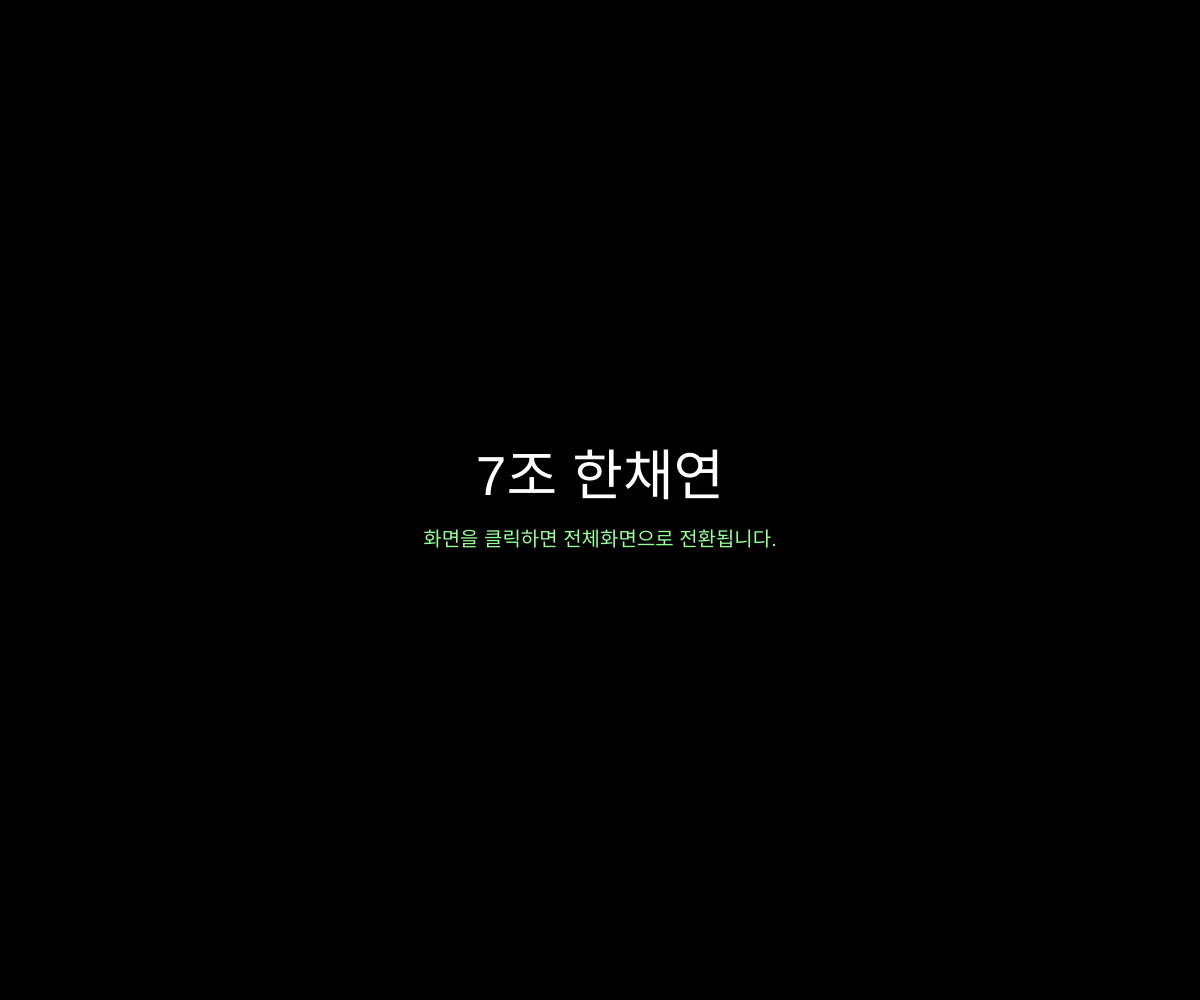
Frame 1 (no input)
Frame 60 (no input): identical to frame 1, image omitted
Frame 120 (the mouse pressed at the canvas centre since frame 60): identical to frame 1, image omitted

The p5.js sketch that drew this single still picture (run headless with seeded random() and noise() and a simulated clock; from frame 60 on, the mouse is pressed at the canvas centre):

// p5.js sketch
// ── sketch.js
// FULLSCREEN STYLE
// =====================================
let style = document.createElement('style');
style.innerHTML = `
html, body {
  margin: 0;
  padding: 0;
  overflow: hidden;
  background: rgb(18, 40, 18);
}
canvas {
  display: block;
}
`;
document.head.appendChild(style);

// =====================================
// VARIABLES
// =====================================
let tile = 40;
let cols;
let rows;
let maze = [];
let wallData = [];
let player;
let exitCell;
let state = "intro";
let bloodDrops = [];
let fairyAngle = 0;

// 웅덩이 함정(보이지 않음) 관련 변수
let puddles = [];
let minigameData = {};

// =====================================
// SETUP
// =====================================
function setup() {
  createCanvas(windowWidth, windowHeight);
  initGame();
  setTimeout(() => {
    state = "game";
  }, 2200);
}

// =====================================
// INIT GAME
// =====================================
function initGame() {
  cols = floor(width / tile);
  rows = floor(height / tile);

  if (cols % 2 === 0) cols--;
  if (rows % 2 === 0) rows--;

  maze = [];
  wallData = [];

  for (let y = 0; y < rows; y++) {
    maze[y] = [];
    wallData[y] = [];
    for (let x = 0; x < cols; x++) {
      maze[y][x] = 1;
      wallData[y][x] = createWallData();
    }
  }

  carve(1, 1);
  maze[1][1] = 0;

  exitCell = null;
  for (let x = cols - 2; x > 1; x--) {
    if (maze[rows - 2][x] === 0) {
      exitCell = { x: x, y: rows - 2 };
      break;
    }
  }

  if (!exitCell) {
    maze[rows - 2][cols - 2] = 0;
    maze[rows - 2][cols - 3] = 0;
    exitCell = { x: cols - 2, y: rows - 2 };
  }

  player = {
    x: tile + tile / 2,
    y: tile + tile / 2
  };

  bloodDrops = [];
  
  generatePuddles();
}

// =====================================
// GENERATE PUDDLES (웅덩이 생성)
// =====================================
function generatePuddles() {
  puddles = [];
  let emptyCells = [];
  
  for (let y = 1; y < rows - 1; y++) {
    for (let x = 1; x < cols - 1; x++) {
      if (maze[y][x] === 0) {
        // 플레이어 시작 위치와 출구 근처에는 함정을 생성하지 않음
        if (dist(x, y, 1, 1) > 3 && dist(x, y, exitCell.x, exitCell.y) > 3) {
          emptyCells.push({ x: x, y: y });
        }
      }
    }
  }
  
  shuffle(emptyCells, true);
  let numPuddles = min(15, emptyCells.length); 
  
  for (let i = 0; i < numPuddles; i++) {
    puddles.push(emptyCells[i]);
  }
}

// =====================================
// WALL DATA
// =====================================
function createWallData() {
  let vines = [];
  let thorns = [];

  for (let i = 0; i < 2; i++) {
    vines.push({
      sx: random(3, tile - 3),
      c1x: random(-3, 3),
      c2x: random(-3, 3)
    });
  }

  for (let i = 0; i < 3; i++) {
    thorns.push({
      bx: random(4, tile - 4),
      by: random(4, tile - 4),
      w: random(3, 6),
      h: random(4, 7)
    });
  }

  return { vines: vines, thorns: thorns };
}

// =====================================
// DRAW
// =====================================
function draw() {
  if (state === "intro") {
    background(0);
    fill(255);
    textAlign(CENTER, CENTER);
    textSize(55);
    text("7조 한채연", width / 2, height / 2 - 20);
    textSize(20);
    fill(150, 255, 150);
    text("화면을 클릭하면 전체화면으로 전환됩니다.", width / 2, height / 2 + 40);
    return;
  }

  if (state === "gameover") {
    background(30, 0, 0);
    fill(130, 0, 0, 120);
    rect(0, 0, width, height);

    for (let b of bloodDrops) {
      fill(170, 0, 0);
      noStroke();
      ellipse(b.x, b.y, b.size, b.size);
      triangle(b.x - b.size / 2, b.y, b.x + b.size / 2, b.y, b.x, b.y - b.size * 1.5);
      
      b.y += b.speed;
      if (b.y > height + 80) {
        b.y = random(-300, 0);
        b.x = random(width);
      }
    }

    fill(255);
    textAlign(CENTER, CENTER);
    textSize(65);
    text("GAME OVER", width / 2, height / 2 - 40);
    textSize(24);
    text("R 키를 눌러 다시 시작", width / 2, height / 2 + 35);
    return;
  }

  if (state === "clear") {
    background(10, 30, 10);
    fill(100, 255, 170);
    textAlign(CENTER, CENTER);
    textSize(65);
    text("GAME CLEAR", width / 2, height / 2 - 40);
    textSize(24);
    fill(255);
    text("R 키를 눌러 다시 시작", width / 2, height / 2 + 35);
    return;
  }

  // --- GAME & MINIGAME RENDERING ---
  // 배경을 짙은 초록(벽 색깔)으로 설정하여 여백 처리
  background(28, 95, 28);

  drawMaze();
  drawGardenDome(); 
  
  if (state === "game") {
    movePlayer();
  }

  drawPlayer();
  drawFairy();
  
  // 웅덩이 미니게임 화면 그리기
  if (state === "minigame") {
    handleMinigame();
  }
}

// =====================================
// MINIGAME LOGIC
// =====================================
function handleMinigame() {
  fill(0, 0, 0, 160);
  rect(0, 0, width, height);
  
  drawSpeechBubble(player.x, player.y);

  let elapsed = millis() - minigameData.startTime;
  // 제한 시간을 15초에서 10초로 변경!
  let timeLeft = 10 - Math.floor(elapsed / 1000); 

  textAlign(CENTER, CENTER);
  
  fill(255, 100, 100);
  textSize(35);
  text(`앗, 숨겨진 웅덩이에 빠졌습니다!`, width / 2, height / 2 - 70);
  
  fill(255);
  textSize(45);
  text(`남은 시간: ${timeLeft}초`, width / 2, height / 2 - 10);

  fill(255, 255, 100);
  textSize(60);
  drawingContext.shadowBlur = 10;
  drawingContext.shadowColor = "yellow";
  text(`[ ${minigameData.keyName} ] 키 연타! (${minigameData.count} / 20)`, width / 2, height / 2 + 70);
  drawingContext.shadowBlur = 0;

  if (timeLeft <= 0) {
    createBlood();
    state = "gameover";
  }
}

function drawSpeechBubble(x, y) {
  let msg = "으악!\n웅덩이에\n넘어졌다!";
  let bx = x;
  let by = y - 45; 
  
  push();
  fill(255);
  stroke(0);
  strokeWeight(2);
  
  triangle(x, y - 15, x - 8, y - 30, x + 8, y - 30);
  
  rectMode(CENTER);
  rect(bx, by - 25, 110, 70, 12);
  
  noStroke();
  fill(0);
  textAlign(CENTER, CENTER);
  textSize(14);
  textStyle(BOLD);
  text(msg, bx, by - 25);
  pop();
}

// =====================================
// MAZE GENERATION
// =====================================
function carve(x, y) {
  let dirs = [[2, 0], [-2, 0], [0, 2], [0, -2]];
  shuffle(dirs, true);

  for (let d of dirs) {
    let nx = x + d[0];
    let ny = y + d[1];

    if (nx > 0 && nx < cols - 1 && ny > 0 && ny < rows - 1 && maze[ny][nx] === 1) {
      maze[ny][nx] = 0;
      maze[y + d[1] / 2][x + d[0] / 2] = 0;
      carve(nx, ny);
    }
  }
}

// =====================================
// DRAW MAZE
// =====================================
function drawMaze() {
  for (let y = 0; y < rows; y++) {
    for (let x = 0; x < cols; x++) {
      let px = x * tile;
      let py = y * tile;

      if (maze[y][x] === 0) {
        // 길(바닥)을 갈색으로 따로 칠해줌
        fill(145, 110, 75);
        noStroke();
        rect(px, py, tile, tile);
      } else {
        // 벽 디테일(가시, 덩굴) 렌더링
        let data = wallData[y][x];

        stroke(65, 40, 15);
        strokeWeight(1.5);
        for (let v of data.vines) {
          beginShape();
          vertex(px + v.sx, py + tile);
          bezierVertex(
            px + v.sx + v.c1x, py + 18,
            px + v.sx + v.c2x, py + 8,
            px + v.sx, py
          );
          endShape();
        }
        noStroke();

        fill(245);
        for (let t of data.thorns) {
          let tx = px + t.bx;
          let ty = py + t.by;
          triangle(tx, ty - t.h, tx - t.w / 2, ty, tx + t.w / 2, ty);
        }
      }
    }
  }
}

// =====================================
// GARDEN DOME 🌿
// =====================================
function drawGardenDome() {
  if (!exitCell) return;
  let cx = exitCell.x * tile + tile / 2;
  let cy = exitCell.y * tile + tile / 2;

  noStroke();
  fill(34, 139, 34); 
  stroke(15, 70, 15);
  strokeWeight(2.5);
  arc(cx, cy + tile/4, tile + 12, tile + 16, PI, 0);
  noStroke();

  fill(50, 205, 50);
  circle(cx - tile/3, cy - tile/5, 14);
  circle(cx + tile/3, cy - tile/5, 14);
  circle(cx, cy - tile/2, 18);
  circle(cx - tile/5, cy - tile/3, 16);
  circle(cx + tile/5, cy - tile/3, 16);
  circle(cx - tile/4, cy, 12);
  circle(cx + tile/4, cy, 12);
  circle(cx, cy - tile/8, 15);

  fill(255, 215, 0);
  circle(cx - tile/2.5, cy - tile/10, 4);
  circle(cx + tile/2.5, cy - tile/10, 4);
  circle(cx - tile/4, cy - tile/2.5, 5);
  circle(cx + tile/4, cy - tile/2.5, 5);
  circle(cx, cy - tile/2.5, 6);
  circle(cx - tile/8, cy + tile/8, 4.5);
  circle(cx + tile/8, cy + tile/8, 4.5);
}

// =====================================
// MOVE PLAYER
// =====================================
function movePlayer() {
  let speed = 6;
  let nx = player.x;
  let ny = player.y;

  if (keyIsDown(87) || keyIsDown(UP_ARROW)) ny -= speed;
  if (keyIsDown(83) || keyIsDown(DOWN_ARROW)) ny += speed;
  if (keyIsDown(65) || keyIsDown(LEFT_ARROW)) nx -= speed;
  if (keyIsDown(68) || keyIsDown(RIGHT_ARROW)) nx += speed;

  let hitbox = { left: nx - 5, right: nx + 5, top: ny - 10, bottom: ny + 11 };
  let left = floor(hitbox.left / tile);
  let right = floor(hitbox.right / tile);
  let top = floor(hitbox.top / tile);
  let bottom = floor(hitbox.bottom / tile);

  if (
    top >= 0 && bottom < rows && left >= 0 && right < cols &&
    maze[top][left] === 0 && maze[top][right] === 0 &&
    maze[bottom][left] === 0 && maze[bottom][right] === 0
  ) {
    player.x = nx;
    player.y = ny;

    let gx = floor(nx / tile);
    let gy = floor(ny / tile);

    if (exitCell && gx === exitCell.x && gy === exitCell.y) {
      state = "clear";
    }

    // 눈에 보이지 않는 웅덩이 함정 밟았을 때 처리!
    for (let i = puddles.length - 1; i >= 0; i--) {
      if (puddles[i].x === gx && puddles[i].y === gy) {
        state = "minigame";
        
        let keys = ['w', 'a', 's', 'd'];
        let chosen = random(keys); 
        
        minigameData = {
          keyToPress: chosen,
          keyName: chosen.toUpperCase(),
          count: 0,
          target: 20,
          startTime: millis()
        };
        
        puddles.splice(i, 1);
        break;
      }
    }

  } else {
    createBlood();
    state = "gameover";
  }
}

// =====================================
// PLAYER & FAIRY
// =====================================
function drawPlayer() {
  let x = player.x;
  let y = player.y;
  noStroke();
  fill(139, 69, 19);
  rect(x - 6, y - 12, 12, 18, 4);
  fill(255, 220, 200);
  ellipse(x, y - 5, 9, 10);
  fill(120, 55, 10);
  rect(x - 4.5, y - 11, 9, 4, 1.5);
  fill(255, 170, 210);
  rect(x - 3.5, y + 1, 7, 10, 2);
}

function drawFairy() {
  fairyAngle += 0.06;
  let fx = player.x + 12 + sin(fairyAngle) * 3;
  let fy = player.y - 6 + cos(fairyAngle) * 4;

  drawingContext.shadowBlur = 12;
  drawingContext.shadowColor = "yellow";
  fill(255, 255, 150);
  ellipse(fx, fy, 7);
  fill(255);
  ellipse(fx - 3, fy - 2, 3.5);
  drawingContext.shadowBlur = 0;
}

// =====================================
// BLOOD
// =====================================
function createBlood() {
  bloodDrops = [];
  for (let i = 0; i < 30; i++) {
    bloodDrops.push({
      x: random(width),
      y: random(-height, 0),
      speed: random(5, 12),
      size: random(10, 40)
    });
  }
}

// =====================================
// KEY & MOUSE
// =====================================
function keyPressed() {
  if ((state === "gameover" || state === "clear") && (key === 'r' || key === 'R')) {
    initGame();
    state = "game";
    return;
  }

  if (state === "minigame") {
    if (key.toLowerCase() === minigameData.keyToPress.toLowerCase()) {
      minigameData.count++;
      if (minigameData.count >= minigameData.target) {
        state = "game"; 
      }
    }
  }
}

function mousePressed() {
  let fs = fullscreen();
  fullscreen(!fs);
}

// =====================================
// RESIZE
// =====================================
function windowResized() {
  resizeCanvas(windowWidth, windowHeight);
  initGame(); 
}
